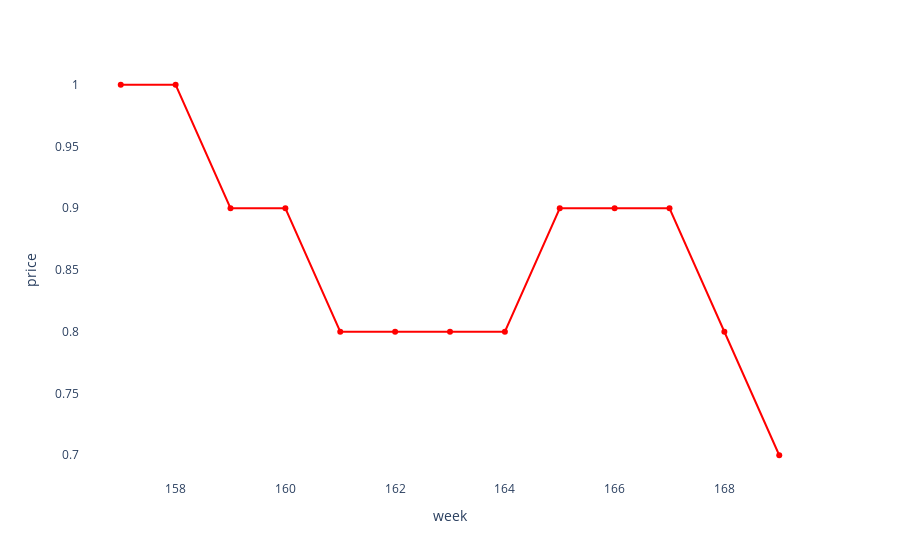

Notebook code cell kept with this figure:
### Code cell
fig = px.line(df2, x=df2.index, y='price', markers=True)
fig.update_layout(plot_bgcolor= "white", xaxis_title= "week")
fig.update_traces(line_color= "red")
fig.show()

### Figure 1 — Plotly figure (JSON) as saved in the notebook; plotly's stock layout.template omitted (floating-point values rounded to 4 significant figures)
{"data": [{"hovertemplate": "index=%{x}<br>price=%{y}<extra></extra>", "legendgroup": "", "line": {"color": "red", "dash": "solid"}, "marker": {"symbol": "circle"}, "mode": "lines+markers", "name": "", "orientation": "h", "showlegend": false, "type": "scatter", "x": [157, 158, 159, 160, 161, 162, 163, 164, 165, 166, 167, 168, 169], "xaxis": "x", "y": [1, 1, 0.9, 0.9, 0.8, 0.8, 0.8, 0.8, 0.9, 0.9, 0.9, 0.8, 0.7], "yaxis": "y"}], "layout": {"legend": {"tracegroupgap": 0}, "margin": {"t": 60}, "plot_bgcolor": "white", "xaxis": {"anchor": "y", "domain": [0, 1], "title": {"text": "week"}}, "yaxis": {"anchor": "x", "domain": [0, 1], "title": {"text": "price"}}}}
